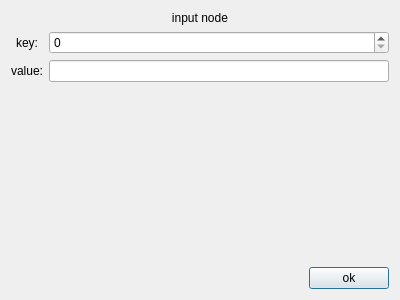
<?xml version="1.0" encoding="UTF-8"?>
<ui version="4.0">
 <class>BinaryNodeInput</class>
 <widget class="QDialog" name="BinaryNodeInput">
  <property name="geometry">
   <rect>
    <x>0</x>
    <y>0</y>
    <width>400</width>
    <height>300</height>
   </rect>
  </property>
  <property name="windowTitle">
   <string>Dialog</string>
  </property>
  <layout class="QHBoxLayout" name="horizontalLayout_2">
   <item>
    <layout class="QGridLayout" name="gridLayout">
     <item row="0" column="0" colspan="2">
      <layout class="QVBoxLayout" name="verticalLayout_3">
       <item>
        <widget class="QLabel" name="label_3">
         <property name="text">
          <string>input node</string>
         </property>
         <property name="alignment">
          <set>Qt::AlignCenter</set>
         </property>
        </widget>
       </item>
       <item>
        <layout class="QHBoxLayout" name="horizontalLayout">
         <item>
          <layout class="QVBoxLayout" name="verticalLayout_2">
           <item>
            <widget class="QLabel" name="label">
             <property name="text">
              <string>key:</string>
             </property>
             <property name="alignment">
              <set>Qt::AlignCenter</set>
             </property>
            </widget>
           </item>
           <item>
            <widget class="QLabel" name="label_2">
             <property name="text">
              <string>value:</string>
             </property>
            </widget>
           </item>
          </layout>
         </item>
         <item>
          <layout class="QVBoxLayout" name="verticalLayout">
           <item>
            <widget class="QSpinBox" name="spinBox"/>
           </item>
           <item>
            <widget class="QLineEdit" name="lineEdit"/>
           </item>
          </layout>
         </item>
        </layout>
       </item>
       <item>
        <spacer name="verticalSpacer">
         <property name="orientation">
          <enum>Qt::Vertical</enum>
         </property>
         <property name="sizeHint" stdset="0">
          <size>
           <width>20</width>
           <height>40</height>
          </size>
         </property>
        </spacer>
       </item>
      </layout>
     </item>
     <item row="1" column="0">
      <spacer name="horizontalSpacer">
       <property name="orientation">
        <enum>Qt::Horizontal</enum>
       </property>
       <property name="sizeHint" stdset="0">
        <size>
         <width>40</width>
         <height>20</height>
        </size>
       </property>
      </spacer>
     </item>
     <item row="1" column="1">
      <widget class="QPushButton" name="pushButton">
       <property name="text">
        <string>ok</string>
       </property>
      </widget>
     </item>
    </layout>
   </item>
  </layout>
 </widget>
 <resources/>
 <connections/>
</ui>
